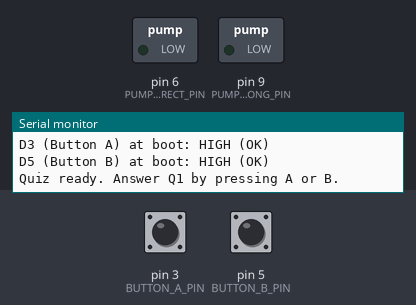
The sketch below on a simulated Arduino Uno, built with avr-gcc and run on an emulated ATmega328P. Parts: switched loads named in the sketch (green lamp = pin HIGH), the last lines printed to the serial monitor. The inputs (shaded band) are chosen by the test bench; at power-on: pin 3 (BUTTON_A_PIN) HIGH, pin 5 (BUTTON_B_PIN) HIGH.

Above: at 1.3 s.
1.4 s: pin 3 (BUTTON_A_PIN) pulled LOW for 0.15 s
At 1.9 s:
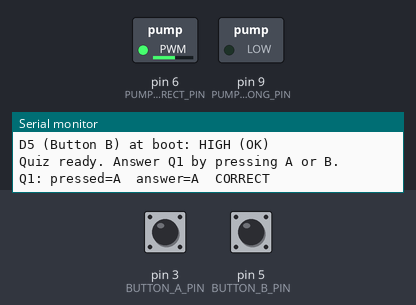
3.6 s: pin 3 (BUTTON_A_PIN) pulled LOW for 1 s
At 4.2 s:
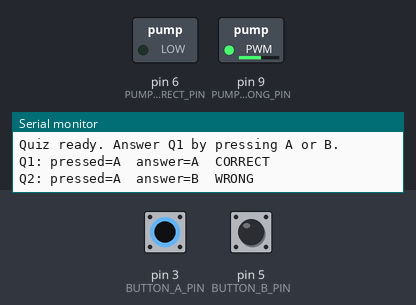
6.1 s: pin 5 (BUTTON_B_PIN) pulled LOW for 0.15 s
At 7.5 s:
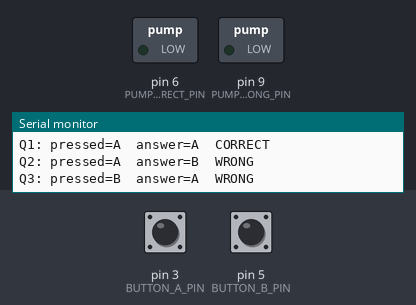
7.7 s: pin 3 (BUTTON_A_PIN) pulsed LOW 5 times (0.12 s each, 0.3 s apart)
At 8.3 s:
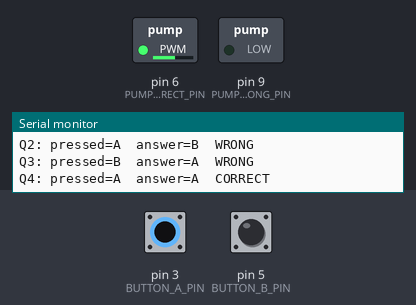
Timing chart, 0 to 10.9 s (numbered marks = the images above; inputs shaded):
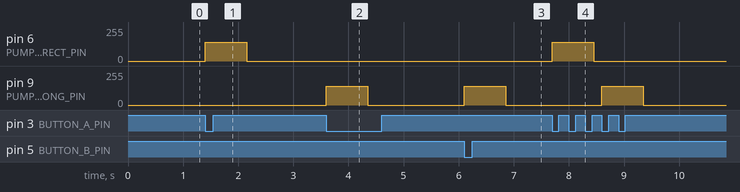

Measured:
- after the input at 1.4 s, pin 6 (PUMP_CORRECT_PIN): 0/255 → 140/255 at once, → 0/255 0.75 s later
- after the input at 3.6 s, pin 9 (PUMP_WRONG_PIN): 0/255 → 140/255 at once, → 0/255 0.75 s later
- after the input at 6.1 s, pin 9 (PUMP_WRONG_PIN): 0/255 → 140/255 at once, → 0/255 0.75 s later
- after the input at 7.7 s, pin 6 (PUMP_CORRECT_PIN): 0/255 → 140/255 at once, → 0/255 0.75 s later; pin 9 (PUMP_WRONG_PIN): 0/255 → 140/255 after 0.90 s, → 0/255 0.75 s later

The sketch:

finalFountain.ino
```cpp
#include <Arduino.h>

// ── Pins ─────────────────────────────────────────────────────
const int BUTTON_A_PIN  = 3;
const int BUTTON_B_PIN  = 5;

const int PUMP_CORRECT_PIN = 6;   // pump that fires on a correct answer
const int PUMP_WRONG_PIN   = 9;   // pump that fires on a wrong answer

// ── Answer key ───────────────────────────────────────────────
const char ANSWER_KEY[5]   = {'A', 'B', 'A', 'A', 'B'};
const int  TOTAL_QUESTIONS = 5;

// ── Timing ───────────────────────────────────────────────────
const unsigned long PUMP_MS = 750;   // how long each pump runs (ms)

// ── State ────────────────────────────────────────────────────
int  currentQuestion   = 0;
bool waitingForRelease = false;

// ── Helpers ──────────────────────────────────────────────────

const int PUMP_POWER = 140;  // 0 = off, 255 = full power — tune this value

void pulsePump(int pin) {
  analogWrite(pin, PUMP_POWER);
  delay(PUMP_MS);
  analogWrite(pin, 0);
}
// ── Answer logic ─────────────────────────────────────────────

void processAnswer(char pressed) {
  bool correct = (pressed == ANSWER_KEY[currentQuestion]);
  currentQuestion++;

  Serial.print("Q"); Serial.print(currentQuestion);
  Serial.print(": pressed="); Serial.print(pressed);
  Serial.print("  answer="); Serial.print(ANSWER_KEY[currentQuestion - 1]);
  Serial.println(correct ? "  CORRECT" : "  WRONG");

  pulsePump(correct ? PUMP_CORRECT_PIN : PUMP_WRONG_PIN);

  if (currentQuestion >= TOTAL_QUESTIONS) {
    Serial.println("Quiz complete! Reset to play again.");
  }
}

// ── Setup ────────────────────────────────────────────────────

void setup() {
  Serial.begin(9600);

  pinMode(BUTTON_A_PIN,    INPUT_PULLUP);
  pinMode(BUTTON_B_PIN,    INPUT_PULLUP);
  pinMode(PUMP_CORRECT_PIN, OUTPUT);
  pinMode(PUMP_WRONG_PIN,   OUTPUT);

  digitalWrite(PUMP_CORRECT_PIN, LOW);
  digitalWrite(PUMP_WRONG_PIN,   LOW);

  delay(100);

  Serial.print("D3 (Button A) at boot: ");
  Serial.println(digitalRead(BUTTON_A_PIN) == LOW ? "LOW — check wiring!" : "HIGH (OK)");
  Serial.print("D5 (Button B) at boot: ");
  Serial.println(digitalRead(BUTTON_B_PIN) == LOW ? "LOW — check wiring!" : "HIGH (OK)");

  Serial.println("Quiz ready. Answer Q1 by pressing A or B.");
}

// ── Loop ─────────────────────────────────────────────────────

void loop() {
  if (currentQuestion >= TOTAL_QUESTIONS) return;

  bool aPressed = (digitalRead(BUTTON_A_PIN) == LOW);
  bool bPressed = (digitalRead(BUTTON_B_PIN) == LOW);

  if (waitingForRelease) {
    if (!aPressed && !bPressed) waitingForRelease = false;
    return;
  }

  if (!aPressed && !bPressed) return;

  waitingForRelease = true;
  processAnswer(aPressed ? 'A' : 'B');
}
```
